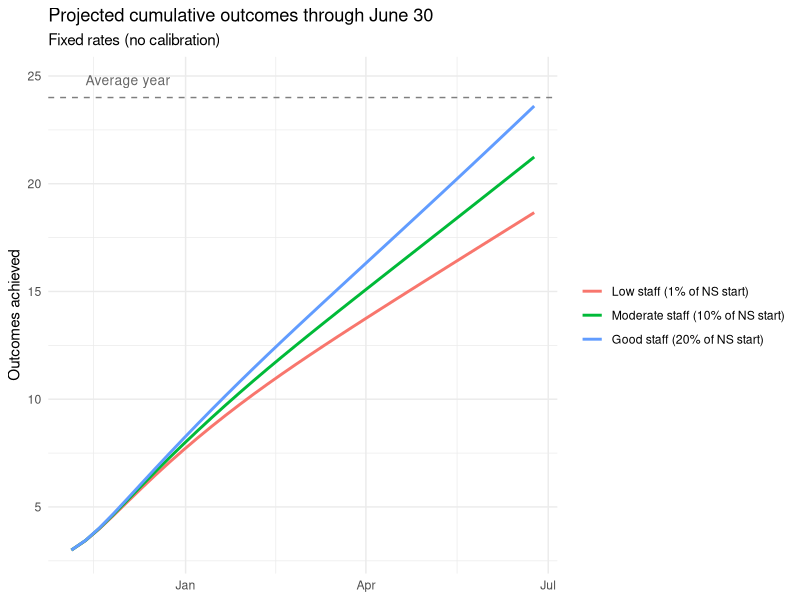

Here is the R script that generated this plot:
# =============================================================================
# Adult Ed Enrollment Flow Model — v3
#
# No weekly history is available, so rates are set from program knowledge.
#
#   1. Rates are set to a "low staff outreach" baseline.
#   2. Completion is scaled by completion_scale. By default it is fixed
#      (use_calibration = FALSE) so the model predicts the year-end total.
#      Optionally it can be solved so the low-staff run hits a known total.
#   3. Staff outreach works through two levers:
#        a. ns_start_pct: the % of non-starters who come to class within
#           their 90-day window (set directly as a percentage)
#        b. staff_mult: a multiplier on the other contact-driven rates
#           - return of dropped students (rho_dp, rho_dr)
#           - infrequent -> regular re-engagement (rho)
#      We don't yet know how big the staff effect is, so results are shown
#      across a range of scenarios.
#
# Time unit: weeks. Week 0 = start_date.
# =============================================================================

library(deSolve)
library(dplyr)
library(tidyr)
library(ggplot2)

# ---- 0. Inputs you should set ---------------------------------------------------
typical_total  <- 24   # long-run average year-end total

# Calibration switch:
#   FALSE = keep rates fixed and let the model predict the year-end total
#   TRUE  = solve completion_scale so the low-staff run hits no_staff_total
use_calibration     <- FALSE
fixed_completion    <- 0.614   # completion_scale used when use_calibration = FALSE
no_staff_total      <- 26      # only used when use_calibration = TRUE

# Staff interaction scenarios
#   ns_start_pct = % of non-starters who come to class within their 90-day window
#   staff_mult   = boost to dropped-student returns and infrequent -> regular
staff_scenarios <- tibble::tribble(
  ~scenario,          ~staff_mult, ~ns_start_pct,
  "Low staff",         1.0,         0.01,
  "Moderate staff",    1.5,         0.10,
  "Good staff",        2.0,         0.20
)
ns_pct_low_staff <- staff_scenarios$ns_start_pct[1]

# ---- 1. Calendar --------------------------------------------------------------
start_date <- as.Date("2026-11-05")
end_date   <- as.Date("2027-06-30")
n_weeks    <- as.numeric(end_date - start_date) / 7

wk <- function(d) as.numeric(as.Date(d) - start_date) / 7
t_winter_slowdown <- wk("2026-11-30")
t_spring_pickup   <- wk("2027-01-25")

# ---- 2. Model -----------------------------------------------------------------
adult_ed_model_v3 <- function(t, y, p) {
  with(as.list(c(y, p)), {

    beta <- if (t < t_winter_slowdown) beta_fall
            else if (t < t_spring_pickup) beta_winter
            else beta_spring

    k <- 3 / weeks_to_12

    # Non-starter activation: convert "% who start within the window" into a
    # weekly rate. With expiry rate 1/window, share starting = g / (g + 1/window).
    g_ns  <- ns_start_pct / (1 - ns_start_pct) / ns_window

    # Other staff-affected (contact-driven) rates
    r_dp  <- rho_dp   * staff_mult
    r_dr  <- rho_dr   * staff_mult
    r_ir  <- rho      * staff_mult

    # Calibrated completion rates
    th_R <- theta_R * completion_scale
    th_I <- theta_I * completion_scale

    ns_activate <- g_ns * NS
    ns_expire   <- NS / ns_window
    back_pre    <- r_dp * Dp
    back_post   <- r_dr * Dr

    dS  <- beta - (alpha_start + alpha_noshow) * S
    dNS <- alpha_noshow * S - ns_activate - ns_expire
    dX  <- ns_expire

    dP1 <- alpha_start * S + ns_activate + back_pre - (k + delta_p) * P1
    dP2 <- k * P1 - (k + delta_p) * P2
    dP3 <- k * P2 - (k + delta_p) * P3

    dR  <- k * P3 + r_ir * I + back_post - (omega + delta_r + th_R) * R
    dI  <- omega * R - (r_ir + delta_i + th_I) * I

    dDp <- delta_p * (P1 + P2 + P3) - back_pre
    dDr <- delta_r * R + delta_i * I - back_post

    dA  <- th_R * R + th_I * I

    dRecruits   <- beta
    dNS_started <- ns_activate
    dReturned   <- back_pre + back_post

    list(c(dS, dNS, dX, dP1, dP2, dP3, dR, dI, dDp, dDr, dA,
           dRecruits, dNS_started, dReturned))
  })
}

# ---- 3. Initial conditions (Nov 5) ----------------------------------------------
state <- c(
  S  = 20, NS = 50, X = 0,
  P1 = 26, P2 = 26, P3 = 25,     # 77 pre-12
  R  = 38, I  = 63,
  Dp = 0,  Dr = 0,               # <-- current dropped-but-returnable counts
  A  = 3,
  Recruits = 0, NS_started = 0, Returned = 0
)
people <- c("S", "NS", "X", "P1", "P2", "P3", "R", "I", "Dp", "Dr", "A")

# ---- 4. Parameters: "no staff outreach" baseline (weekly rates) ----------------
params <- c(
  beta_fall    = 3.5,
  beta_winter  = 1.0,
  beta_spring  = 4.0,
  alpha_start  = 0.15,
  alpha_noshow = 0.08,
  ns_start_pct = ns_pct_low_staff,  # % of non-starters who start in window
  ns_window    = 90 / 7,
  weeks_to_12  = 3,
  delta_p      = 0.15,
  omega        = 0.12,
  rho          = 0.06,     # infrequent -> regular, unprompted
  delta_r      = 0.01,
  delta_i      = 0.05,
  rho_dp       = 0.01,     # dropped (pre-12) returning, unprompted
  rho_dr       = 0.015,    # dropped (post-12) returning, unprompted
  theta_R      = 0.012,
  theta_I      = 0.002,
  completion_scale = 1,    # solved below
  staff_mult       = 1     # 1 = no staff outreach
)

# ---- 5. Helpers -------------------------------------------------------------------
run_model <- function(p = params, y0 = state, times = seq(0, n_weeks, by = 1)) {
  out <- as.data.frame(ode(y = y0, times = times, func = adult_ed_model_v3,
                           parms = p, method = "lsoda", hmax = 0.25))
  out$date <- start_date + out$time * 7
  last <- tail(out, 1)
  stopifnot(abs(sum(last[people]) - sum(y0[people]) - last$Recruits) < 1e-4)
  out
}

year_end_A <- function(p) tail(run_model(p, times = c(0, n_weeks)), 1)$A

set_p <- function(p, ...) { ch <- c(...); p[names(ch)] <- ch; p }

# ---- 6. Calibrate: no-staff run must hit last year's total ---------------------
calibrate <- function(target, p = params) {
  uniroot(function(cs) year_end_A(set_p(p, completion_scale = cs, staff_mult = 1,
                                        ns_start_pct = ns_pct_low_staff)) - target,
          interval = c(0.05, 5))$root
}

if (use_calibration) {
  cs <- calibrate(no_staff_total)
  cat(sprintf("Calibrated completion_scale = %.3f (low-staff run hits %d)\n\n",
              cs, no_staff_total))
} else {
  cs <- fixed_completion
  cat(sprintf("Fixed completion_scale = %.3f (no calibration)\n\n", cs))
}
params["completion_scale"] <- cs

# ---- 7. Staff-effect scenarios ----------------------------------------------------
summarise_run <- function(out, label) {
  last <- tail(out, 1)
  tibble(
    scenario          = label,
    outcomes_total    = last$A,
    new_outcomes      = last$A - state[["A"]],
    ns_who_started    = last$NS_started,
    ns_expired        = last$X,
    returned_events   = last$Returned,
    dropped_now       = last$Dp + last$Dr,
    active_june30     = last$P1 + last$P2 + last$P3 + last$R + last$I
  ) |>
    mutate(across(where(is.numeric), \(x) round(x, 1)))
}

scenarios <- staff_scenarios |>
  mutate(scenario = sprintf("%s (%d%% of NS start)", scenario, round(ns_start_pct * 100)))

run_scenario <- function(i) {
  run_model(set_p(params, staff_mult   = scenarios$staff_mult[i],
                          ns_start_pct = scenarios$ns_start_pct[i]))
}

results <- bind_rows(lapply(seq_len(nrow(scenarios)), \(i)
  summarise_run(run_scenario(i), scenarios$scenario[i])))

cat("--- Year-End Projection (June 30, 2027) ---\n")
print(results, width = Inf)

# ---- 8. Sensitivity to the calibration anchor (calibration mode only) ----------
if (use_calibration) {
  anchor_check <- expand.grid(anchor = no_staff_total + c(-2, 0, 2), staff_mult = c(1, 2)) |>
    rowwise() |>
    mutate(outcomes = round(year_end_A(set_p(params,
                                              completion_scale = calibrate(anchor),
                                              staff_mult = staff_mult)), 1)) |>
    ungroup()
  cat("\n--- Sensitivity to last year's total ---\n")
  print(anchor_check)
}

# ---- 9. Plot: cumulative outcomes by scenario -------------------------------
bind_rows(lapply(seq_len(nrow(scenarios)), \(i)
  run_scenario(i) |> transmute(date, A, scenario = scenarios$scenario[i]))) |>
  mutate(scenario = factor(scenario, levels = scenarios$scenario)) |>
  ggplot(aes(date, A, colour = scenario)) +
  geom_line(linewidth = 1) +
  geom_hline(yintercept = typical_total, linetype = "dashed", colour = "grey50") +
  annotate("text", x = start_date + 7, y = typical_total + 0.8,
           label = "Average year", hjust = 0, colour = "grey40", size = 3.5) +
  labs(title = "Projected cumulative outcomes through June 30",
       subtitle = if (use_calibration) "Calibrated so the low-staff run matches last year"
                  else "Fixed rates (no calibration)",
       x = NULL, y = "Outcomes achieved", colour = NULL) +
  theme_minimal()
